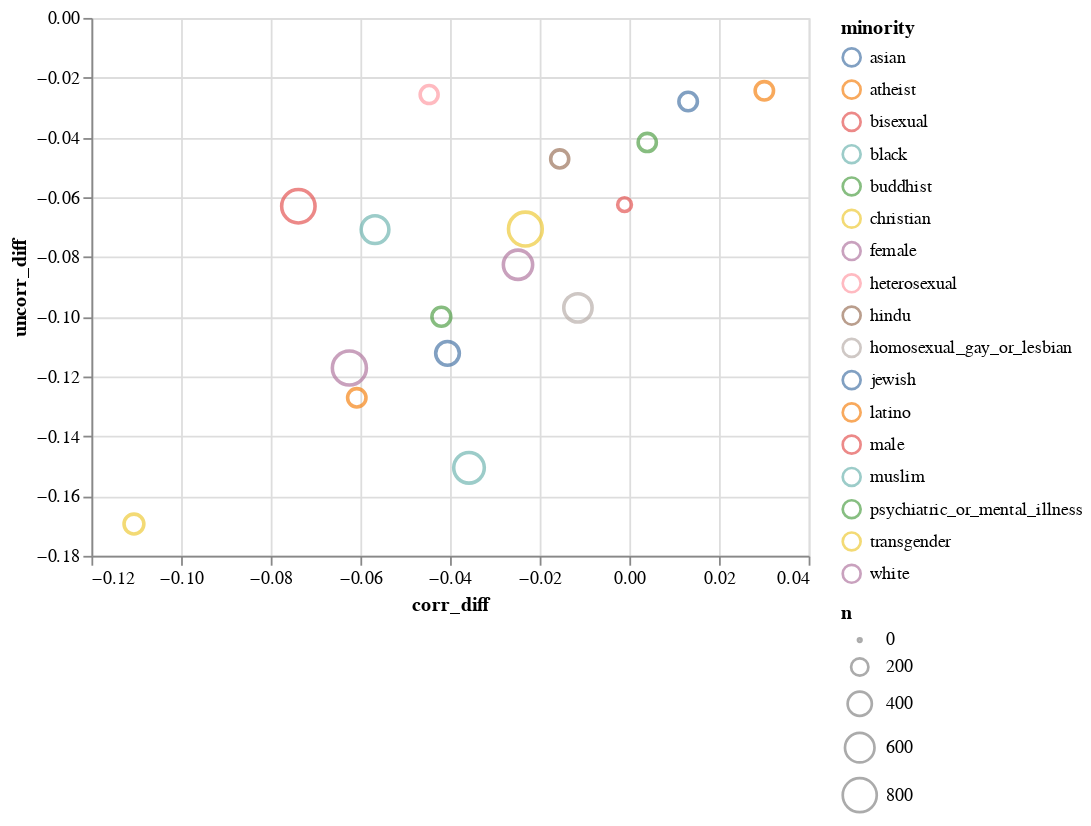

Notebook code cell kept with this figure:
### Code cell
import altair as alt
alt.Chart(prop_bias).mark_point().encode(
    x='corr_diff',
    y='uncorr_diff',
    size = 'n',
    color='minority',
    tooltip=['n', 'minority'] # show number of training samples from minority
).interactive()

### Figure 1 — Vega-Lite specification as saved in the notebook (floating-point values rounded to 4 significant figures)
{"config": {"view": {"continuousWidth": 400, "continuousHeight": 300}}, "data": {"name": "data-5a0ae8d592604c254ca1345499e733fb"}, "mark": "point", "encoding": {"color": {"type": "nominal", "field": "minority"}, "size": {"type": "quantitative", "field": "n"}, "tooltip": [{"type": "quantitative", "field": "n"}, {"type": "nominal", "field": "minority"}], "x": {"type": "quantitative", "field": "corr_diff"}, "y": {"type": "quantitative", "field": "uncorr_diff"}}, "selection": {"selector002": {"type": "interval", "bind": "scales", "encodings": ["x", "y"]}}, "$schema": "https://vega.github.io/schema/vega-lite/v4.8.1.json", "datasets": {"data-5a0ae8d592604c254ca1345499e733fb": [{"true_proportion": 0.09091, "uncorrected": 0.06294, "corrected": 0.104, "corrected_prob": 0.1753, "minority": "asian", "n": 230, "corr_diff": 0.01312, "uncorr_diff": -0.02797}, {"true_proportion": 0.08943, "uncorrected": 0.06504, "corrected": 0.1195, "corrected_prob": 0.1267, "minority": "atheist", "n": 227, "corr_diff": 0.03011, "uncorr_diff": -0.02439}, {"true_proportion": 0.08333, "uncorrected": 0.02083, "corrected": 0.08226, "corrected_prob": 0.1231, "minority": "bisexual", "n": 123, "corr_diff": -0.001068, "uncorr_diff": -0.0625}, {"true_proportion": 0.2958, "uncorrected": 0.225, "corrected": 0.2391, "corrected_prob": 0.2881, "minority": "black", "n": 528, "corr_diff": -0.05674, "uncorr_diff": -0.07083}, {"true_proportion": 0.04167, "uncorrected": 0.0, "corrected": 0.04566, "corrected_prob": 0.05504, "minority": "buddhist", "n": 222, "corr_diff": 0.003995, "uncorr_diff": -0.04167}, {"true_proportion": 0.1168, "uncorrected": 0.0462, "corrected": 0.09366, "corrected_prob": 0.1013, "minority": "christian", "n": 790, "corr_diff": -0.02319, "uncorr_diff": -0.07065}, {"true_proportion": 0.1657, "uncorrected": 0.04857, "corrected": 0.1033, "corrected_prob": 0.1456, "minority": "female", "n": 802, "corr_diff": -0.06246, "uncorr_diff": -0.1171}, {"true_proportion": 0.1368, "uncorrected": 0.1111, "corrected": 0.09209, "corrected_prob": 0.1675, "minority": "heterosexual", "n": 217, "corr_diff": -0.04466, "uncorr_diff": -0.02564}, {"true_proportion": 0.06604, "uncorrected": 0.01887, "corrected": 0.0505, "corrected_prob": 0.07151, "minority": "hindu", "n": 219, "corr_diff": -0.01554, "uncorr_diff": -0.04717}, {"true_proportion": 0.2015, "uncorrected": 0.1045, "corrected": 0.19, "corrected_prob": 0.1916, "minority": "homosexual_gay_or_lesbian", "n": 552, "corr_diff": -0.01147, "uncorr_diff": -0.09701}, {"true_proportion": 0.148, "uncorrected": 0.03571, "corrected": 0.1074, "corrected_prob": 0.1188, "minority": "jewish", "n": 382, "corr_diff": -0.04056, "uncorr_diff": -0.1122}, {"true_proportion": 0.161, "uncorrected": 0.0339, "corrected": 0.1002, "corrected_prob": 0.1255, "minority": "latino", "n": 227, "corr_diff": -0.0608, "uncorr_diff": -0.1271}, {"true_proportion": 0.2055, "uncorrected": 0.1425, "corrected": 0.1316, "corrected_prob": 0.2167, "minority": "male", "n": 771, "corr_diff": -0.07384, "uncorr_diff": -0.06301}, {"true_proportion": 0.2079, "uncorrected": 0.05735, "corrected": 0.1721, "corrected_prob": 0.1464, "minority": "muslim", "n": 647, "corr_diff": -0.03577, "uncorr_diff": -0.1505}, {"true_proportion": 0.1818, "uncorrected": 0.08182, "corrected": 0.1399, "corrected_prob": 0.1557, "minority": "psychiatric_or_mental_illness", "n": 240, "corr_diff": -0.04194, "uncorr_diff": -0.1}, {"true_proportion": 0.2339, "uncorrected": 0.06452, "corrected": 0.1234, "corrected_prob": 0.1596, "minority": "transgender", "n": 266, "corr_diff": -0.1105, "uncorr_diff": -0.1694}, {"true_proportion": 0.2566, "uncorrected": 0.174, "corrected": 0.2318, "corrected_prob": 0.2772, "minority": "white", "n": 591, "corr_diff": -0.02484, "uncorr_diff": -0.0826}]}}
